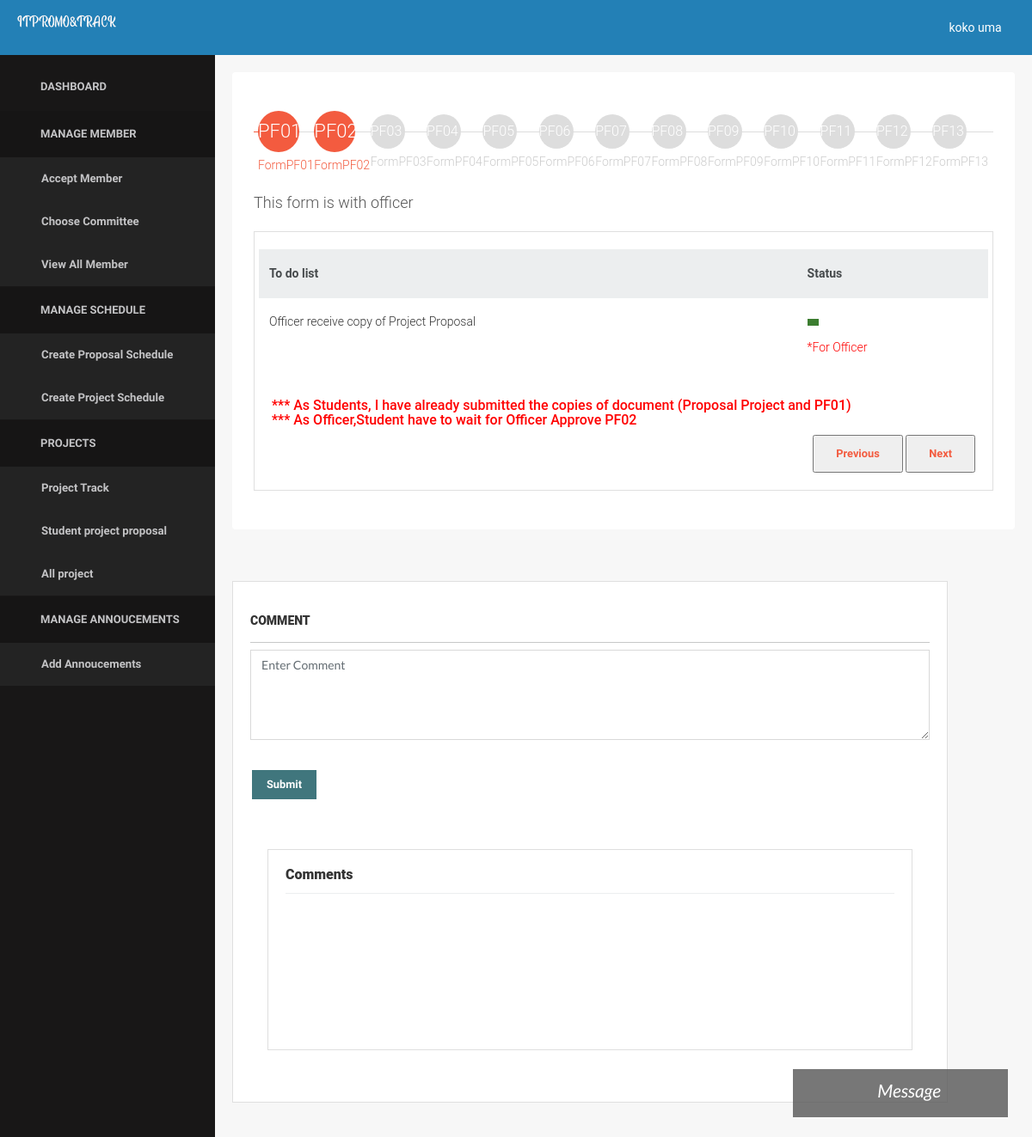
The page /index.php?page=pf02 (signed in) on the database as committed earlier.
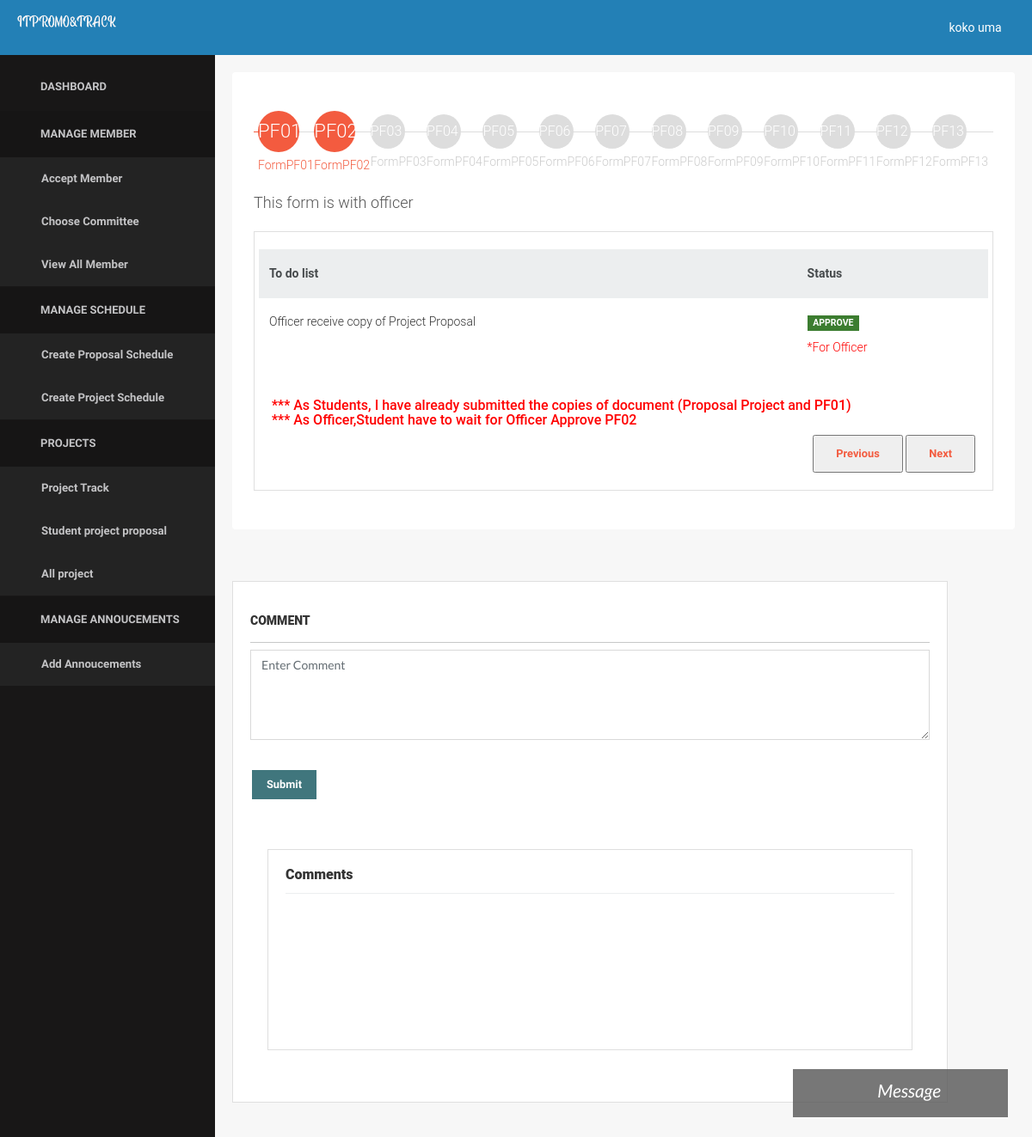
The same page on the database as committed later.
### tables this page shows
CREATE TABLE `advisergroup` (
  `advisergroup_id` int(11) NOT NULL,
  `advisergroup_topic` varchar(255) DEFAULT NULL,
  `advisergroup_status` enum('0','Waiting','Approve') NOT NULL DEFAULT 'Waiting',
  `member_id` int(11) NOT NULL,
  `group_id` int(11) NOT NULL,
  `admin_id` varchar(20) NOT NULL
);

CREATE TABLE `files` (
  `files_id` int(11) NOT NULL,
  `Owner` varchar(255) NOT NULL,
  `files_filename_proposal` varchar(255) NOT NULL,
  `files_filename_project` varchar(255) NOT NULL,
  `advisergroup_id` varchar(20) NOT NULL,
  `files_status` enum('','Waiting','Approve') NOT NULL,
  `by_officer` enum('','Waiting','Approve') NOT NULL,
  `status_advisor` enum('','Pass','No') NOT NULL,
  `pf` enum('1','2','3','4','5','6','7') NOT NULL,
  `by_officer05` enum('','Pass','No') NOT NULL,
  `by_advisor06` enum('','Pass','No') NOT NULL,
  `by_advisor07` enum('','Pass','No') NOT NULL,
  `by_advisor08` enum('','Waiting','Pass','No') NOT NULL
);

### menu/function.php (called while the page is built, shortened)
<?php
function get_group_id(){
require 'connect.php';
	$member_id = $_SESSION['id'];
	$sql = "SELECT group_id FROM member WHERE member_id = '$member_id' AND member_pos = 'Student'";
	if($rs = $db->query($sql)){
		if($row = $rs->fetch_object()){
			return $row->group_id;
		}
	}else{
		echo $db->error;
		$db->close();
	}
}
function get_ag_id($group_id){
require 'connect.php';
	$sql = "SELECT advisergroup_id FROM advisergroup WHERE group_id = '$group_id' ";
	if($rs = $db->query($sql)){
		if($row = $rs->fetch_object()){
			return $row->advisergroup_id;
		}
	}else{
		echo $db->error;
		$db->close();
	}
}
?>

### notification/notification.php (the view, shortened to what the changed rows need)
<!DOCTYPE html>
<html>
<head>
</head>
<body>
</body>
</html>

### form02/pf02.php (shortened to what the changed rows need)
      <link rel="stylesheet" href="assets/css/style.css">
      <div class="content">
        <form>
          <div class="f1">
            <?php
            $g_id = get_group_id();
              $ag_id = get_ag_id($g_id);
    $strSQL = "SELECT advisergroup.*,  advisergroup.advisergroup_status,files.files_status,files.files_filename_proposal,files.by_officer,files.Owner,files.advisergroup_id,files.pf FROM advisergroup
          LEFT JOIN files ON advisergroup.advisergroup_id = files.advisergroup_id
          LEFT JOIN committeegroup ON advisergroup.group_id = committeegroup.group_id
        LEFT JOIN member ON advisergroup.member_id = member.member_id
        WHERE advisergroup.advisergroup_id = '$ag_id'  ";
     if($result = $db->query($strSQL)){
                  while($objResult = $result->fetch_object()){
            ?>
            <fieldset>
              <h4>This form is with officer
              </h4>
              <div class="card">
                <div class="card-block">
                  <div class="row">
                    <table class="table">
                      <thead class="thead-default">
                        <tr>
                          <th>To do list</th>
                          <th>Status</th>
                        </tr>
                      </thead>
                      <tbody>
                        <tr>
                          <td>Officer receive copy of Project Proposal</td>
                          <td>
                            <span class="badge badge-success" required> <?php echo $objResult->by_officer; ?> </span>
                            <p>
                              <font color='red'> *For Officer</font>
                          </td>
                        </tr>
                      </tbody>
                    </table>
                  </div>
                  <h6><font color='red'>*** As Students, I have already submitted the copies of document (Proposal Project and PF01)
             </br> *** As Officer,Student have to wait for Officer Approve PF02
 </font>
                  </h6>
                  <div class="button" align="right">
                    <button> <a href="?page=pf01" type="button" class="btn previous">Previous</button></a>
                    <button> <a href="?page=pf03" type="button" class="btn next">Next</button></a>
                  </div>
            </fieldset>
            <?php
                 } }
                   ?>
          </div>
      </div>
      <?php
include("student/chat.php");
 ?>
      </body>
      </html>

### student/chat.php (shortened to what the changed rows need)
<div class="content">
                     <div class="row">
                        <div class="col-md-11">
                            <div class="card">
                                <div class="card-block">
                 <form method="post" action="student/check_chat.php">
                <?php
                include '../menu/connect.php';
                ?>
    <div class="content">
                     <div class="row">
                        <div class="col-lg-12">
                            <div class="card">
                                <div class="card-block">
 <?php
            $g_id = get_group_id();
              $ag_id = get_ag_id($g_id);
    $strSQL = "SELECT advisergroup.*,  advisergroup.group_id,chat.chat_massage,chat.chat_date_time,chat.member_id,member.member_fullname FROM advisergroup
          LEFT JOIN chat ON advisergroup.advisergroup_id = chat.advisergroup_id
        LEFT JOIN member ON advisergroup.member_id = member.member_id
        WHERE advisergroup.advisergroup_id = '$ag_id'";
     if($result = $db->query($strSQL)){
                  while($objResult = $result->fetch_object()){
   ?>
            <table class="display datatable table table-stripped" cellspacing="0" width="100%">
                  <tbody>
                      <td>
                        <div class="col-md-12" align="right">
                        </div>
                        </td>
                <?php
                 }
               }
                   ?>
</tbody>
             </table>
       </div>
        </div>
     </div>
</div>
</div>
</div>

Rows that differ between the two databases and show on the page:
added files: by_officer "APPROVE"
